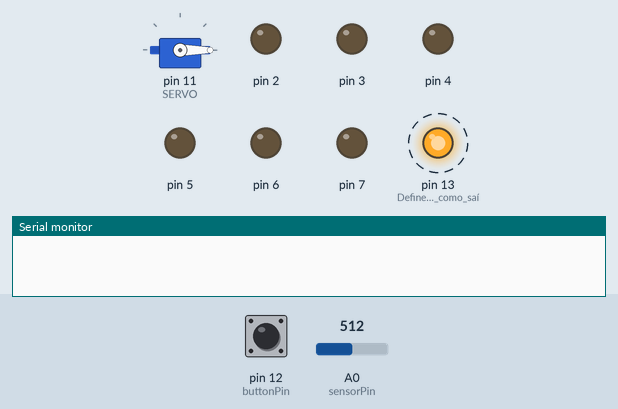
This sketch was run on a simulated Arduino Uno, built with avr-gcc and run on an emulated ATmega328P. Parts: servo, output pins drawn as LEDs (lit = HIGH), the last lines printed to the serial monitor. Dashed ring = blinking. The inputs (shaded band) are chosen by the test bench; at power-on: pin 12 (buttonPin) HIGH, A0 (sensorPin) = 512.

Above: at 1.05 s.
1.3 s: pin 12 (buttonPin) pulled LOW for 0.15 s
At 1.3 s:
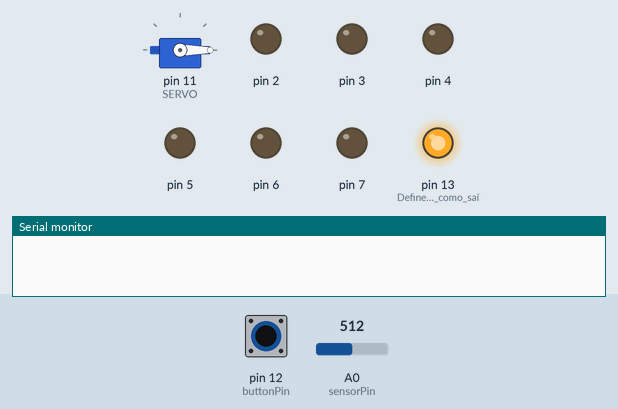
4.4 s: A0 (sensorPin) set to 674
At 7.01 s:
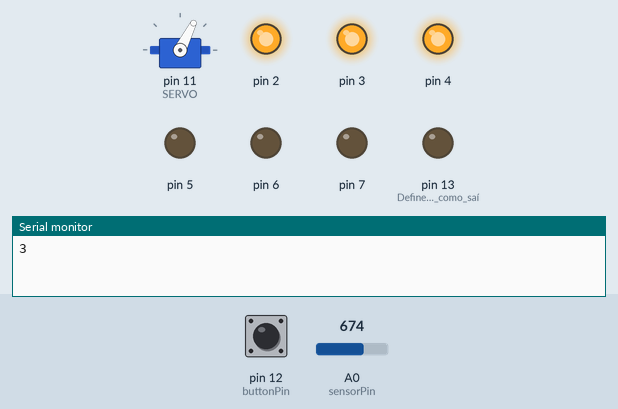
7.4 s: A0 (sensorPin) set to 691
At 7.4 s:
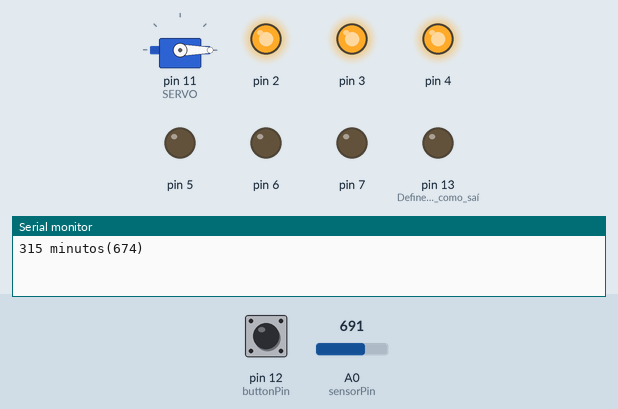
Timing chart, 0 to 10.4 s (numbered marks = the images above; inputs shaded):
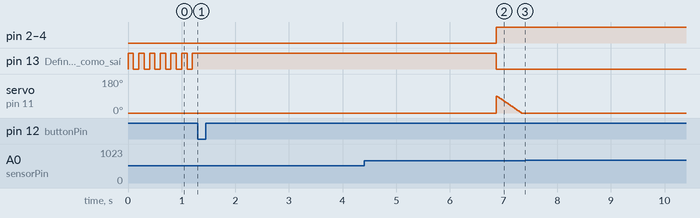

The sketch:

sketch.ino
```cpp
//SERVO MOTOR
#include <Servo.h>
#define SERVO 11 // Porta Digital 6 PWM
 Servo s; // Variável Servo
int pos; // Posição Servo
//SERVO MOTOR
#define PORTB _SFR_IO8(0x05)


#define qtdLED 6  //Declaração da quantidade de LEDs da aplicação

int LEDs[qtdLED]; //Variável que guardará em cada posição o pino de saída para cada LED
int sensorPin=0; //Variável para guardar o valor lido pelo sensor
int tempo; //Variável para o tempo de leitura do sensor
int lidomaximo; //Variável para armazenar o maior valor lido durante a leitura
int i; //Variável de contagem
int j; //Variável de contagem


// TESTE COM BOTÃO
//const int não mudam
const int buttonPin = 12;     // Pin onde o botão está inserido
const int ledPin =  11;      // Pin do led acendido pelo botão
int btnStatus = 0;         // ler o Variável para guardar o estado do botao, pressionado ou não
//  TESTE COM BOTÃO


void setup()
{
  Serial.begin(9600);
  i=0;
  j=2;

  while(i < qtdLED) //Enquanto i for menor que a quantidade de LEDs que foi definida...
  {                 //...guarda no vetor um valor(começando de 2 e incrementando) equivalente a um pino digital
    LEDs[i] = j;
    i++;
    j++;
  }

for(i=0;i<qtdLED;i++) //Define os pinos dos LEDs(nesse exemplo de 2 ao 7) como saída
  {
    pinMode(LEDs[i], OUTPUT);
  }
  pinMode(13, OUTPUT); //Define o pino 13 como saída para nos indicar quando pode fazer-se o teste (LED Piscando)...
                       //...e quando o circuito estiver fazendo a leitura do sensor (LED Aceso)

  // TESTE COM BOTÃO
  pinMode(ledPin, OUTPUT);    //Led recebe energia
  pinMode(buttonPin, INPUT);  //Botão envia dados
  // TESTE COM BOTÃO

  // DEFINIR SERVO MOTOR
    s.attach(SERVO);
    pos=0;
    s.write(pos);
  // DEFINIR SERVO MOTOR

}

void loop()
{
  PORTB = PORTB ^ 100000;  //Inverte o estado do pino digital 13 para dar o efeito de Blink(Piscagem)
  delay(100); //Delay para efeito de blink do LED, indicado que o teste pode ser feito pelo usuário
  int sensor = analogRead(sensorPin); //Lê o sensor e guarda na variável

  btnStatus = digitalRead(buttonPin); //Lê o status do botão

  // COMEÇO DA CONTAGEM


  if(btnStatus == LOW) //Se a leitura for maior que 40 (valor escolhido para a demonstração utilizando-se um...
  {                //...antisséptico bucal)
    digitalWrite(13, HIGH); //Acende o LED Azul(Indicando que o sensor detectou um mínimo de álcool (sensor >= 40)
    lidomaximo = 0;         //Iniciar o valor máximo lido pelo sensor como 0
    for(tempo=0;tempo<=5000;tempo++) //Faz a leitura do sensor por 5 segundos...
    {                                //...a cada 1 milissegundo atualiza o maior valor lido pelo sensor.
      int sensor = analogRead(sensorPin);
      delay(1);
      if(sensor > lidomaximo)
      {
        lidomaximo = sensor;
      }
    }

    digitalWrite(13, LOW); //Após o termino da leitura, apaga o LED Azul
    int nivel = map(lidomaximo, 0, 1023, 0, qtdLED); //Converte a escala de 0 a 200 do sensor em...
                                                    //...0 a 6(LEDs) e armazena na variável nível.
                                                    //OBS: Lembrando o que o sensor lê de 0 a 1023, pelo antisséptico...
                                                    //...ter um teor de álcool relativamente baixo, foi utilizado...
                                                    //...a escala de 0 a 200
    for(i=0;i<qtdLED;i++) //Compara todos os pinos dos LEDs com o valor convertido da escala...
    {                     //...Ex: Se meu nível convertido foi 5, então o os leds dos pinos 2 ao 6 irão acender
      if (i < nivel) //Compara o pino atual da contagem, e se for menor que o nível máximo convertido...
      {
        digitalWrite(LEDs[i], HIGH); //...Acende o LED
      }
      else //Compara o pino atual da contagem, e se for maior que o nível máximo convertido ...
      {
        digitalWrite(LEDs[i], LOW); //...Apaga o LED
      }

    }


    // FIM DA CONTAGEM

      // LIBERA OU NÃO A TRAVA DO CARRO

     if(nivel<1){

        Serial.print(nivel);

        for(pos = 0; pos < 90; pos++)
        {
          s.write(pos);
          delay(5);
        }

     }
     else{

        Serial.print(nivel);

        for(pos = 90; pos >= 0; pos--)
        {
          s.write(pos);
          delay(5);
        }

     }


     if (nivel<5){  // 15 minutos de espera
        Serial.print("15 minutos");
        Serial.print("(");
        Serial.print(lidomaximo);
        Serial.print(")");
        Serial.println();

      }
      else{         // 30 minutos de espera
        Serial.print("30 minutos");
        Serial.print("(");
        Serial.print(lidomaximo);
        Serial.print(")");
        Serial.println();

      }


    delay(10000); //Aguarda 10 segundos para o usuário conseguir fazer a leitura do bargraph
    for(i=0;i<qtdLED;i++) //Apaga todos os LEDs
    {
      digitalWrite(LEDs[i],LOW);
    }

  }


}
```

Measured:
- the behaviour switches between 681 and 682 on A0 (sensorPin) (found by bisection; images 2 and 3)
- after the input at 1.3 s, pin 13 (Define_o_pino_13_como_saí): stops changing and stays HIGH
- after the input at 7.4 s, every drawn part: stays the same
- by itself, pin 13 (Define_o_pino_13_como_saí): alternates HIGH for 0.10 s and LOW for 0.10 s
